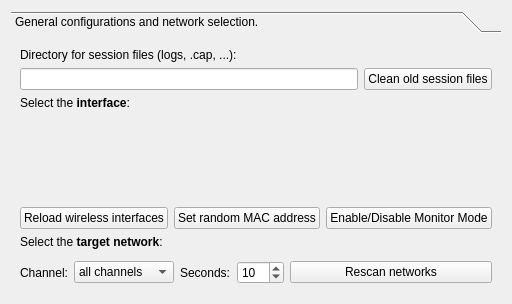
      <widget class="QWidget" name="TabPage">
       <attribute name="title">
        <string>Configuration</string>
       </attribute>
       <layout class="QGridLayout">
        <item row="0" column="0">
         <widget class="QToolBox" name="toolBox3_2">
          <property name="currentIndex">
           <number>0</number>
          </property>
          <widget class="QWidget" name="page1">
           <property name="geometry">
            <rect>
             <x>0</x>
             <y>0</y>
             <width>606</width>
             <height>406</height>
            </rect>
           </property>
           <attribute name="label">
            <string>General configurations and network selection.</string>
           </attribute>
           <layout class="QGridLayout">
            <item row="1" column="0">
             <widget class="QLabel" name="textLabel3_5_6_2_2">
              <property name="text">
               <string>Select the &lt;b&gt;interface&lt;/b&gt;:</string>
              </property>
              <property name="wordWrap">
               <bool>false</bool>
              </property>
             </widget>
            </item>
            <item row="2" column="0">
             <widget class="QTable" name="table_interfaces" native="true">
              <property name="sizePolicy">
               <sizepolicy hsizetype="Expanding" vsizetype="MinimumExpanding">
                <horstretch>0</horstretch>
                <verstretch>0</verstretch>
               </sizepolicy>
              </property>
              <property name="minimumSize">
               <size>
                <width>0</width>
                <height>85</height>
               </size>
              </property>
              <property name="maximumSize">
               <size>
                <width>32767</width>
                <height>100</height>
               </size>
              </property>
              <property name="numRows" stdset="0">
               <number>0</number>
              </property>
              <property name="numCols" stdset="0">
               <number>5</number>
              </property>
              <property name="readOnly" stdset="0">
               <bool>true</bool>
              </property>
             </widget>
            </item>
            <item row="4" column="0">
             <widget class="QLabel" name="textLabel3_5_6_2">
              <property name="text">
               <string>Select the &lt;b&gt;target network&lt;/b&gt;:</string>
              </property>
              <property name="wordWrap">
               <bool>false</bool>
              </property>
             </widget>
            </item>
            <item row="5" column="0">
             <widget class="QTable" name="table_networks" native="true">
              <property name="sizePolicy">
               <sizepolicy hsizetype="Expanding" vsizetype="Expanding">
                <horstretch>0</horstretch>
                <verstretch>0</verstretch>
               </sizepolicy>
              </property>
              <property name="minimumSize">
               <size>
                <width>0</width>
                <height>0</height>
               </size>
              </property>
              <property name="maximumSize">
               <size>
                <width>32767</width>
                <height>32767</height>
               </size>
              </property>
              <property name="numRows" stdset="0">
               <number>0</number>
              </property>
              <property name="numCols" stdset="0">
               <number>5</number>
              </property>
              <property name="showGrid" stdset="0">
               <bool>true</bool>
              </property>
              <property name="readOnly" stdset="0">
               <bool>true</bool>
              </property>
             </widget>
            </item>
            <item row="0" column="0">
             <layout class="QGridLayout">
              <item row="0" column="0" colspan="2">
               <widget class="QLabel" name="textLabel3_4_4">
                <property name="text">
                 <string>Directory for session files (logs, .cap, ...):</string>
                </property>
                <property name="wordWrap">
                 <bool>false</bool>
                </property>
               </widget>
              </item>
              <item row="1" column="0">
               <widget class="QLineEdit" name="line_gath_logs"/>
              </item>
              <item row="1" column="1">
               <widget class="QPushButton" name="button_gath_clean">
                <property name="text">
                 <string>Clean old session files</string>
                </property>
               </widget>
              </item>
             </layout>
            </item>
            <item row="6" column="0">
             <layout class="QHBoxLayout">
              <item>
               <widget class="QLabel" name="textLabel1_2">
                <property name="text">
                 <string>Channel:</string>
                </property>
                <property name="wordWrap">
                 <bool>false</bool>
                </property>
               </widget>
              </item>
              <item>
               <widget class="QComboBox" name="combo_channel">
                <property name="minimumSize">
                 <size>
                  <width>100</width>
                  <height>0</height>
                 </size>
                </property>
                <item>
                 <property name="text">
                  <string>all channels</string>
                 </property>
                </item>
                <item>
                 <property name="text">
                  <string>1</string>
                 </property>
                </item>
                <item>
                 <property name="text">
                  <string>2</string>
                 </property>
                </item>
                <item>
                 <property name="text">
                  <string>3</string>
                 </property>
                </item>
                <item>
                 <property name="text">
                  <string>4</string>
                 </property>
                </item>
                <item>
                 <property name="text">
                  <string>5</string>
                 </property>
                </item>
                <item>
                 <property name="text">
                  <string>6</string>
                 </property>
                </item>
                <item>
                 <property name="text">
                  <string>7</string>
                 </property>
                </item>
                <item>
                 <property name="text">
                  <string>8</string>
                 </property>
                </item>
                <item>
                 <property name="text">
                  <string>9</string>
                 </property>
                </item>
                <item>
                 <property name="text">
                  <string>10</string>
                 </property>
                </item>
                <item>
                 <property name="text">
                  <string>11</string>
                 </property>
                </item>
                <item>
                 <property name="text">
                  <string>12</string>
                 </property>
                </item>
                <item>
                 <property name="text">
                  <string>13</string>
                 </property>
                </item>
               </widget>
              </item>
              <item>
               <widget class="QLabel" name="textLabel2_4">
                <property name="text">
                 <string>Seconds:</string>
                </property>
                <property name="wordWrap">
                 <bool>false</bool>
                </property>
               </widget>
              </item>
              <item>
               <widget class="QSpinBox" name="spin_sec">
                <property name="minimum">
                 <number>5</number>
                </property>
                <property name="maximum">
                 <number>200</number>
                </property>
                <property name="value">
                 <number>10</number>
                </property>
               </widget>
              </item>
              <item>
               <widget class="QPushButton" name="button_rescan_networks">
                <property name="sizePolicy">
                 <sizepolicy hsizetype="Expanding" vsizetype="Fixed">
                  <horstretch>0</horstretch>
                  <verstretch>0</verstretch>
                 </sizepolicy>
                </property>
                <property name="text">
                 <string>Rescan networks</string>
                </property>
               </widget>
              </item>
             </layout>
            </item>
            <item row="3" column="0">
             <layout class="QHBoxLayout">
              <item>
               <widget class="QPushButton" name="button_reload_interfaces">
                <property name="text">
                 <string>Reload wireless interfaces</string>
                </property>
               </widget>
              </item>
              <item>
               <widget class="QPushButton" name="button_random_mac">
                <property name="text">
                 <string>Set random MAC address</string>
                </property>
               </widget>
              </item>
              <item>
               <widget class="QPushButton" name="button_monitor">
                <property name="text">
                 <string>Enable/Disable Monitor Mode</string>
                </property>
               </widget>
              </item>
             </layout>
            </item>
           </layout>
          </widget>
         </widget>
        </item>
       </layout>
      </widget>
